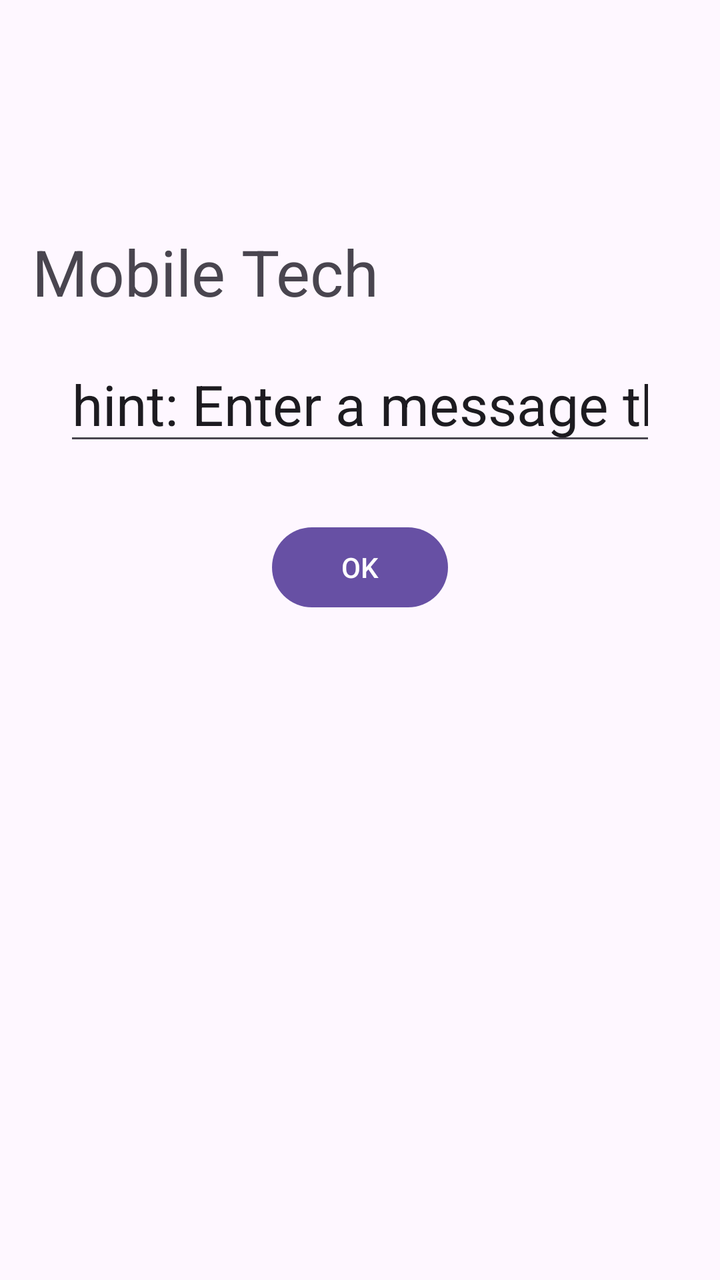
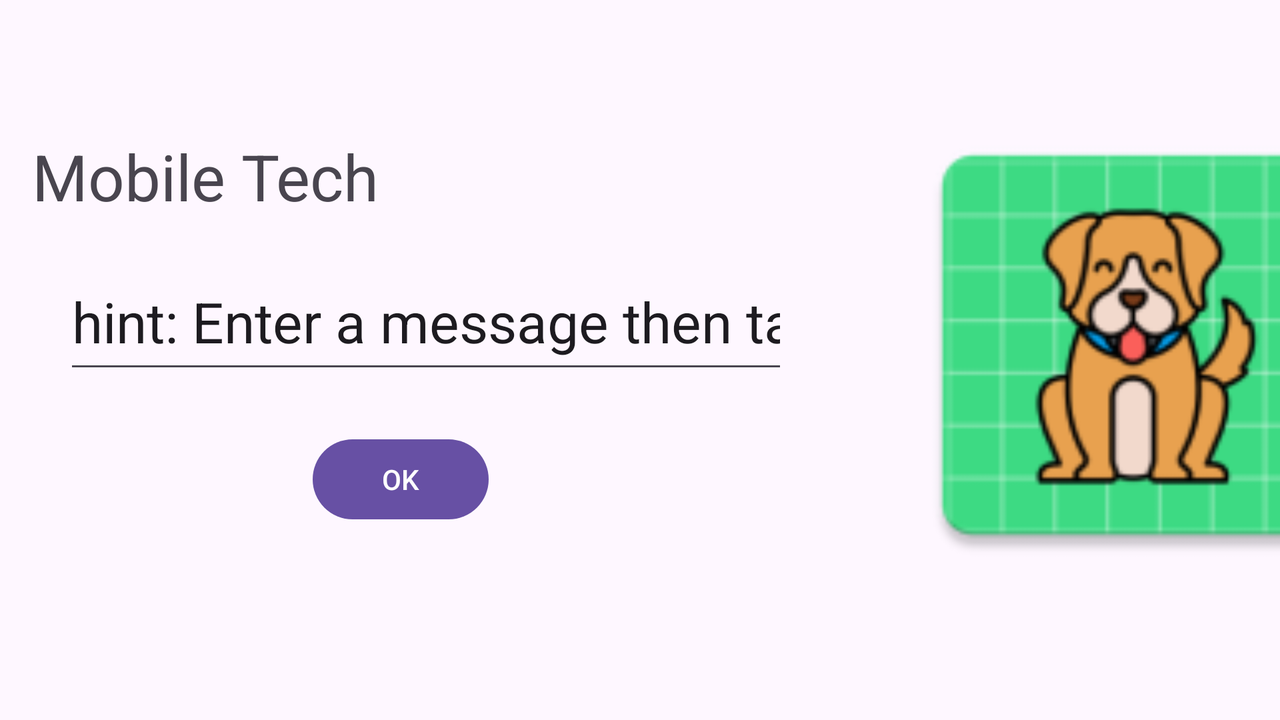

First picture: res/layout/ on a phone held upright. Second picture: the repository's own variant of that layout, on a device whose configuration matches the variant's folder. Source for both follows.
<!-- AndroidManifest.xml: application theme Theme.MobileTechApp -->
<!-- res/layout/activity_main.xml -->
<?xml version="1.0" encoding="utf-8"?>
<androidx.constraintlayout.widget.ConstraintLayout xmlns:android="http://schemas.android.com/apk/res/android"
    xmlns:app="http://schemas.android.com/apk/res-auto"
    xmlns:tools="http://schemas.android.com/tools"
    android:id="@+id/main"
    android:layout_width="match_parent"
    android:layout_height="match_parent"
    tools:context=".MainActivity">

    <TextView
        android:id="@+id/textViewOutput"
        android:layout_width="0dp"
        android:layout_height="wrap_content"
        android:layout_marginStart="16dp"
        android:layout_marginTop="16dp"
        android:layout_marginEnd="16dp"
        android:text="Mobile Tech"
        android:textSize="32sp"
        app:layout_constraintBottom_toBottomOf="parent"
        app:layout_constraintEnd_toEndOf="parent"
        app:layout_constraintHorizontal_bias="0.0"
        app:layout_constraintStart_toStartOf="parent"
        app:layout_constraintTop_toTopOf="parent"
        app:layout_constraintVertical_bias="0.169" />

    <EditText
        android:id="@+id/editTextText"
        android:layout_width="0dp"
        android:layout_height="wrap_content"
        android:layout_marginStart="32dp"
        android:layout_marginTop="16dp"
        android:layout_marginEnd="32dp"
        android:ems="10"
        android:inputType="text"
        android:text="hint: Enter a message then tap OK"
        android:textSize="28sp"
        app:layout_constraintEnd_toEndOf="parent"
        app:layout_constraintHorizontal_bias="0.0"
        app:layout_constraintStart_toStartOf="parent"
        app:layout_constraintTop_toBottomOf="@+id/textViewOutput" />

    <Button
        android:id="@+id/buttonOk"
        android:layout_width="wrap_content"
        android:layout_height="wrap_content"
        android:layout_marginStart="32dp"
        android:layout_marginTop="32dp"
        android:layout_marginEnd="32dp"
        android:text="OK"
        app:layout_constraintEnd_toEndOf="parent"
        app:layout_constraintStart_toStartOf="parent"
        app:layout_constraintTop_toBottomOf="@id/editTextText" />

</androidx.constraintlayout.widget.ConstraintLayout>
<!-- resources referenced by this layout -->
<resources>
  <style name="Theme.MobileTechApp" parent="Base.Theme.MobileTechApp" />
  <style name="Base.Theme.MobileTechApp" parent="Theme.Material3.DayNight.NoActionBar">
          
          
      </style>
</resources>
<!-- res/layout-land/activity_main.xml (the repository's variant of the layout above) -->
<!-- drawn on the phone turned sideways -->
<?xml version="1.0" encoding="utf-8"?>
<androidx.constraintlayout.widget.ConstraintLayout xmlns:android="http://schemas.android.com/apk/res/android"
    xmlns:app="http://schemas.android.com/apk/res-auto"
    xmlns:tools="http://schemas.android.com/tools"
    android:id="@+id/main"
    android:layout_width="match_parent"
    android:layout_height="match_parent"
    tools:context=".MainActivity">

    <TextView
        android:id="@+id/textViewOutput"
        android:layout_width="376dp"
        android:layout_height="44dp"
        android:layout_marginStart="16dp"
        android:layout_marginTop="16dp"
        android:layout_marginEnd="16dp"
        android:text="Mobile Tech"
        android:textSize="32sp"
        app:layout_constraintBottom_toBottomOf="parent"
        app:layout_constraintEnd_toEndOf="parent"
        app:layout_constraintHorizontal_bias="0.0"
        app:layout_constraintStart_toStartOf="parent"
        app:layout_constraintTop_toTopOf="parent"
        app:layout_constraintVertical_bias="0.169" />

    <EditText
        android:id="@+id/editTextText"
        android:layout_width="362dp"
        android:layout_height="65dp"
        android:layout_marginStart="32dp"
        android:layout_marginTop="16dp"
        android:layout_marginEnd="32dp"
        android:ems="10"
        android:inputType="text"
        android:text="hint: Enter a message then tap OK"
        android:textSize="28sp"
        app:layout_constraintEnd_toEndOf="parent"
        app:layout_constraintHorizontal_bias="0.0"
        app:layout_constraintStart_toStartOf="parent"
        app:layout_constraintTop_toBottomOf="@+id/textViewOutput" />

    <Button
        android:id="@+id/buttonOk"
        android:layout_width="wrap_content"
        android:layout_height="wrap_content"
        android:layout_marginStart="32dp"
        android:layout_marginTop="24dp"
        android:layout_marginEnd="32dp"
        android:text="OK"
        app:layout_constraintEnd_toEndOf="parent"
        app:layout_constraintHorizontal_bias="0.255"
        app:layout_constraintStart_toStartOf="parent"
        app:layout_constraintTop_toBottomOf="@id/editTextText" />

    <ImageView
        android:id="@+id/imageView4"
        android:layout_width="298dp"
        android:layout_height="239dp"
        android:layout_marginStart="23dp"
        android:layout_marginTop="53dp"
        app:layout_constraintStart_toEndOf="@+id/editTextText"
        app:layout_constraintTop_toTopOf="parent"
        app:srcCompat="@mipmap/ic_dogs" />

</androidx.constraintlayout.widget.ConstraintLayout>
<!-- resources referenced by the variant -->
<!-- as the phone turned sideways resolves them -->
<resources>
  <!-- mipmap ic_dogs: webp bitmap (mipmap-hdpi, 3448 bytes) -->
  <style name="Theme.MobileTechApp" parent="Base.Theme.MobileTechApp" />
  <style name="Base.Theme.MobileTechApp" parent="Theme.Material3.DayNight.NoActionBar">
          
          
      </style>
</resources>
